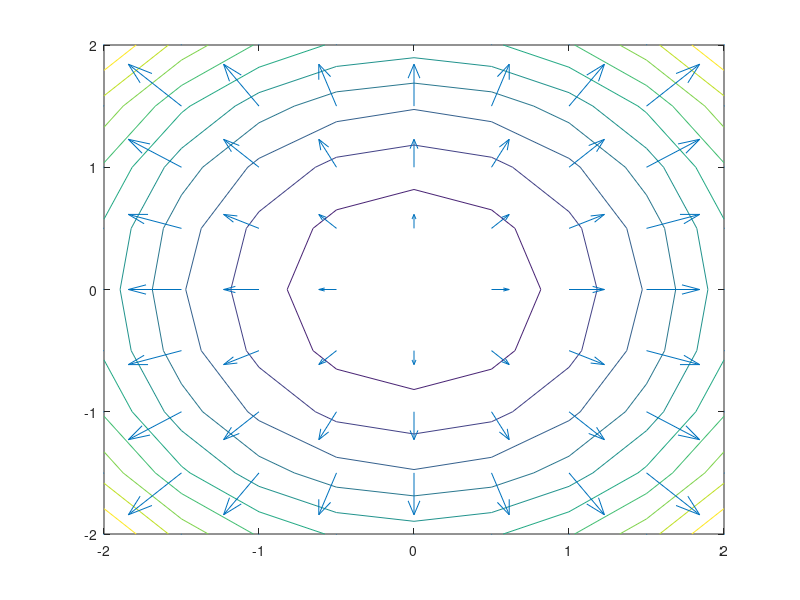

MATLAB code for this plot:
%% 
clear all
close all
clc

%%
stepsize = 0.5;
x = -2:0.5:2;
y = x';
z = x.^2 + y.^2;
[px,py] = gradient(z,stepsize);

%% 
figure
contour(x,y,z)
hold on
quiver(x,y,px,py)
hold off